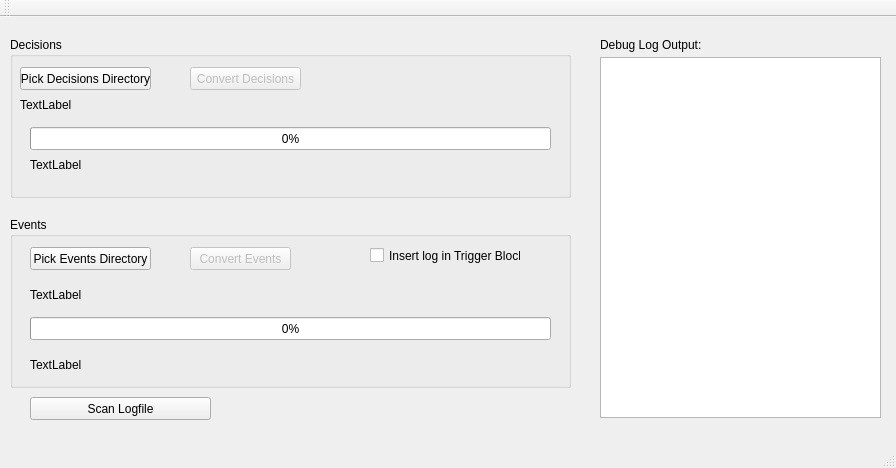
<?xml version="1.0" encoding="UTF-8"?>
<ui version="4.0">
 <class>CK2iLogWindow</class>
 <widget class="QMainWindow" name="CK2iLogWindow">
  <property name="geometry">
   <rect>
    <x>0</x>
    <y>0</y>
    <width>896</width>
    <height>468</height>
   </rect>
  </property>
  <property name="windowTitle">
   <string>CK2iLogWindow</string>
  </property>
  <widget class="QWidget" name="centralWidget">
   <widget class="QPlainTextEdit" name="log_display">
    <property name="geometry">
     <rect>
      <x>600</x>
      <y>40</y>
      <width>281</width>
      <height>361</height>
     </rect>
    </property>
    <property name="lineWrapMode">
     <enum>QPlainTextEdit::NoWrap</enum>
    </property>
   </widget>
   <widget class="QGroupBox" name="DecisionBox">
    <property name="geometry">
     <rect>
      <x>10</x>
      <y>20</y>
      <width>561</width>
      <height>161</height>
     </rect>
    </property>
    <property name="title">
     <string>Decisions</string>
    </property>
    <widget class="QPushButton" name="PickDecisionSourceBtn">
     <property name="geometry">
      <rect>
       <x>10</x>
       <y>30</y>
       <width>131</width>
       <height>23</height>
      </rect>
     </property>
     <property name="text">
      <string>Pick Decisions Directory</string>
     </property>
    </widget>
    <widget class="QPushButton" name="DecisionLogStartBtn">
     <property name="enabled">
      <bool>false</bool>
     </property>
     <property name="geometry">
      <rect>
       <x>180</x>
       <y>30</y>
       <width>111</width>
       <height>23</height>
      </rect>
     </property>
     <property name="text">
      <string>Convert Decisions</string>
     </property>
    </widget>
    <widget class="QLabel" name="DecisionDirInfoLabel">
     <property name="geometry">
      <rect>
       <x>10</x>
       <y>60</y>
       <width>521</width>
       <height>16</height>
      </rect>
     </property>
     <property name="text">
      <string>TextLabel</string>
     </property>
    </widget>
    <widget class="QProgressBar" name="DecisionLogProgressBar">
     <property name="geometry">
      <rect>
       <x>20</x>
       <y>90</y>
       <width>521</width>
       <height>23</height>
      </rect>
     </property>
     <property name="value">
      <number>0</number>
     </property>
    </widget>
    <widget class="QLabel" name="CurrentDecisionLabel">
     <property name="geometry">
      <rect>
       <x>20</x>
       <y>120</y>
       <width>521</width>
       <height>16</height>
      </rect>
     </property>
     <property name="text">
      <string>TextLabel</string>
     </property>
    </widget>
   </widget>
   <widget class="QGroupBox" name="EventBox">
    <property name="geometry">
     <rect>
      <x>10</x>
      <y>200</y>
      <width>561</width>
      <height>171</height>
     </rect>
    </property>
    <property name="title">
     <string>Events</string>
    </property>
    <widget class="QPushButton" name="PickEventSourceBtn">
     <property name="geometry">
      <rect>
       <x>20</x>
       <y>30</y>
       <width>121</width>
       <height>23</height>
      </rect>
     </property>
     <property name="text">
      <string>Pick Events Directory</string>
     </property>
    </widget>
    <widget class="QPushButton" name="EventLogStartBtn">
     <property name="enabled">
      <bool>false</bool>
     </property>
     <property name="geometry">
      <rect>
       <x>180</x>
       <y>30</y>
       <width>101</width>
       <height>23</height>
      </rect>
     </property>
     <property name="text">
      <string>Convert Events</string>
     </property>
    </widget>
    <widget class="QLabel" name="EventDirInfoLabel">
     <property name="geometry">
      <rect>
       <x>20</x>
       <y>70</y>
       <width>521</width>
       <height>16</height>
      </rect>
     </property>
     <property name="text">
      <string>TextLabel</string>
     </property>
    </widget>
    <widget class="QProgressBar" name="EventLogProgressBar">
     <property name="geometry">
      <rect>
       <x>20</x>
       <y>100</y>
       <width>521</width>
       <height>23</height>
      </rect>
     </property>
     <property name="value">
      <number>0</number>
     </property>
    </widget>
    <widget class="QLabel" name="CurrentEventLabel">
     <property name="geometry">
      <rect>
       <x>20</x>
       <y>140</y>
       <width>491</width>
       <height>16</height>
      </rect>
     </property>
     <property name="text">
      <string>TextLabel</string>
     </property>
    </widget>
    <widget class="QCheckBox" name="InsertInTriggersCB">
     <property name="geometry">
      <rect>
       <x>360</x>
       <y>30</y>
       <width>151</width>
       <height>17</height>
      </rect>
     </property>
     <property name="text">
      <string>Insert log in Trigger Blocks</string>
     </property>
    </widget>
   </widget>
   <widget class="QLabel" name="label">
    <property name="geometry">
     <rect>
      <x>600</x>
      <y>20</y>
      <width>121</width>
      <height>16</height>
     </rect>
    </property>
    <property name="text">
     <string>Debug Log Output:</string>
    </property>
   </widget>
   <widget class="QPushButton" name="ScanLogfileBtn">
    <property name="geometry">
     <rect>
      <x>30</x>
      <y>380</y>
      <width>181</width>
      <height>23</height>
     </rect>
    </property>
    <property name="text">
     <string>Scan Logfile</string>
    </property>
   </widget>
  </widget>
  <widget class="QMenuBar" name="menuBar">
   <property name="geometry">
    <rect>
     <x>0</x>
     <y>0</y>
     <width>896</width>
     <height>21</height>
    </rect>
   </property>
  </widget>
  <widget class="QToolBar" name="mainToolBar">
   <attribute name="toolBarArea">
    <enum>TopToolBarArea</enum>
   </attribute>
   <attribute name="toolBarBreak">
    <bool>false</bool>
   </attribute>
  </widget>
  <widget class="QStatusBar" name="statusBar"/>
 </widget>
 <layoutdefault spacing="6" margin="11"/>
 <resources/>
 <connections/>
</ui>
